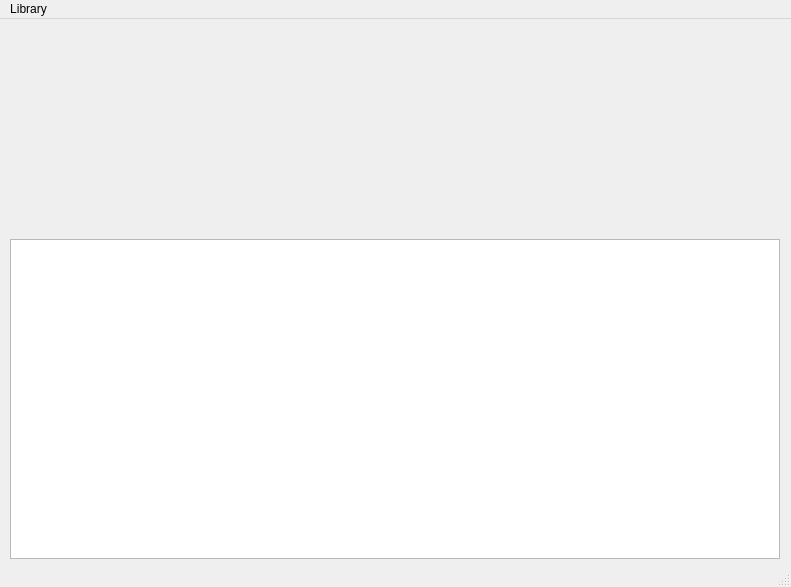
<?xml version="1.0" encoding="UTF-8"?>
<ui version="4.0">
 <class>MainWindow</class>
 <widget class="QMainWindow" name="MainWindow">
  <property name="geometry">
   <rect>
    <x>0</x>
    <y>0</y>
    <width>791</width>
    <height>587</height>
   </rect>
  </property>
  <property name="windowTitle">
   <string>Runtime Dynamic Library Loader Test</string>
  </property>
  <property name="autoFillBackground">
   <bool>true</bool>
  </property>
  <widget class="QWidget" name="centralwidget">
   <widget class="QListView" name="listView">
    <property name="enabled">
     <bool>true</bool>
    </property>
    <property name="geometry">
     <rect>
      <x>10</x>
      <y>220</y>
      <width>770</width>
      <height>320</height>
     </rect>
    </property>
    <property name="minimumSize">
     <size>
      <width>770</width>
      <height>320</height>
     </size>
    </property>
    <property name="maximumSize">
     <size>
      <width>770</width>
      <height>16777215</height>
     </size>
    </property>
    <property name="resizeMode">
     <enum>QListView::Adjust</enum>
    </property>
   </widget>
  </widget>
  <widget class="QMenuBar" name="menubar">
   <property name="geometry">
    <rect>
     <x>0</x>
     <y>0</y>
     <width>791</width>
     <height>22</height>
    </rect>
   </property>
   <widget class="QMenu" name="menuLibrary">
    <property name="title">
     <string>Library</string>
    </property>
    <addaction name="actionLoad_A"/>
    <addaction name="actionLoad_B"/>
   </widget>
   <addaction name="menuLibrary"/>
  </widget>
  <widget class="QStatusBar" name="statusbar"/>
  <action name="actionLoad_A">
   <property name="text">
    <string>Load A</string>
   </property>
  </action>
  <action name="actionLoad_B">
   <property name="text">
    <string>Load B</string>
   </property>
  </action>
 </widget>
 <resources/>
 <connections/>
</ui>
